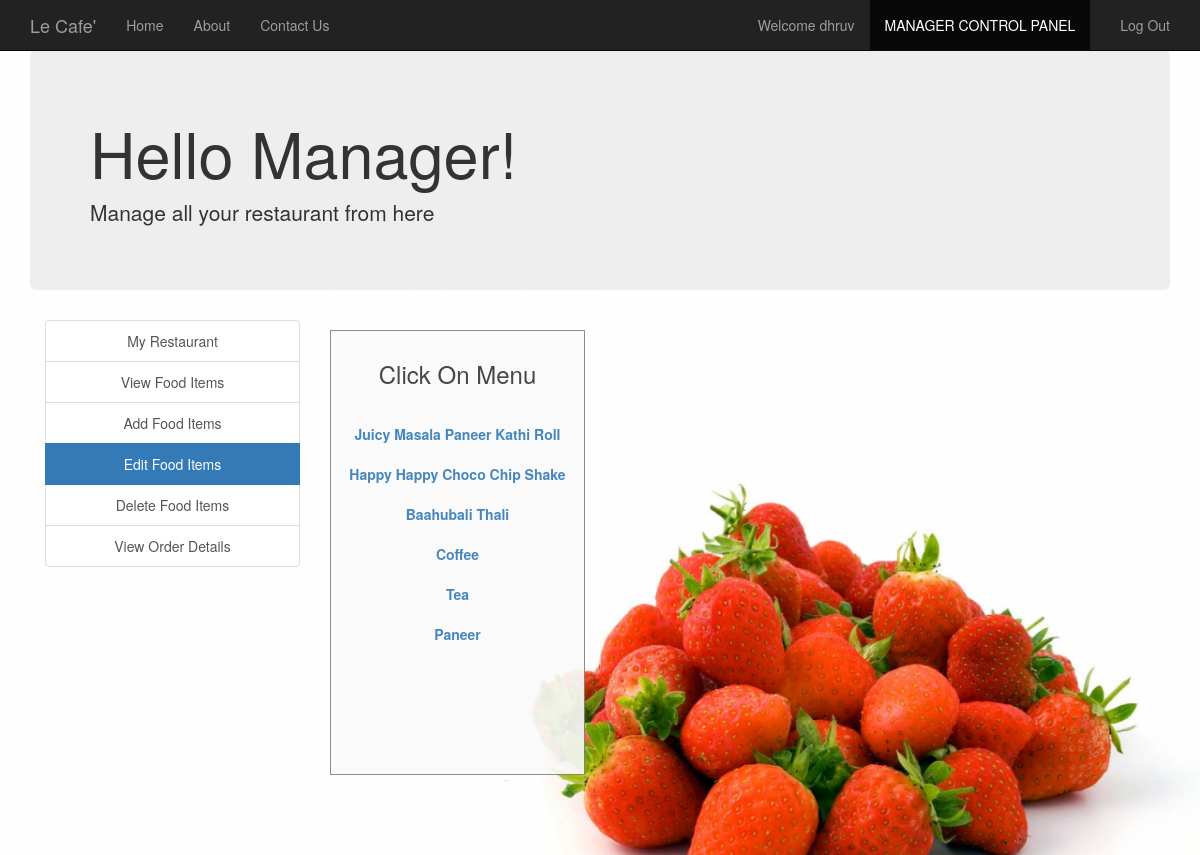
/edit_food_items.php (signed in), run on the app's committed database.
### tables this page shows
CREATE TABLE `manager` (
  `username` varchar(30) NOT NULL,
  `fullname` varchar(30) NOT NULL,
  `email` varchar(30) NOT NULL,
  `contact` varchar(30) NOT NULL,
  `address` varchar(50) NOT NULL,
  `password` varchar(30) NOT NULL
);

CREATE TABLE `food` (
  `F_ID` int(30) NOT NULL,
  `name` varchar(30) NOT NULL,
  `price` int(30) NOT NULL,
  `description` varchar(200) NOT NULL,
  `R_ID` int(30) NOT NULL,
  `images_path` varchar(200) NOT NULL,
  `options` varchar(10) NOT NULL DEFAULT 'ENABLE'
);

### session_m.php (called while the page is built, shortened)
<?php
$conn = Connect();
$user_check=$_SESSION['login_user1'];
$query = "SELECT username FROM MANAGER WHERE username = '$user_check'";
$ses_sql = mysqli_query($conn, $query);
$row = mysqli_fetch_assoc($ses_sql);
$login_session =$row['username'];
?>

### edit_food_items.php (the view, shortened to what this page needs)
<?php
include('session_m.php');
?>
<!DOCTYPE html>
<html>
  <head>
  </head>
  <link rel="stylesheet" type = "text/css" href ="css/edit_food_items.css">
  <link rel="stylesheet" type = "text/css" href ="css/bootstrap.min.css">
  <body>
    <nav class="navbar navbar-inverse navbar-fixed-top navigation-clean-search" role="navigation">
      <div class="container">
        <div class="navbar-header">
          <a class="navbar-brand" href="index.php">Le Cafe'</a>
        </div>
        <div class="collapse navbar-collapse " id="myNavbar">
          <ul class="nav navbar-nav">
            <li><a href="index.php">Home</a></li>
            <li><a href="aboutus.php">About</a></li>
            <li><a href="contactus.php">Contact Us</a></li>
          </ul>
          <ul class="nav navbar-nav navbar-right">
            <li><a href="#"><span class="glyphicon glyphicon-user"></span> Welcome <?php echo $login_session; ?> </a></li>
            <li class="active"> <a href="managerlogin.php">MANAGER CONTROL PANEL</a></li>
            <li><a href="logout_m.php"><span class="glyphicon glyphicon-log-out"></span> Log Out </a></li>
          </ul>
        </div>
      </div>
    </nav>
<div class="container">
    <div class="jumbotron">
     <h1>Hello Manager! </h1>
     <p>Manage all your restaurant from here</p>
    </div>
    </div>
<div class="container">
    	<div class="col-xs-3" style="text-align: center;">
    	<div class="list-group">
    		<a href="myrestaurant.php" class="list-group-item ">My Restaurant</a>
    		<a href="view_food_items.php" class="list-group-item ">View Food Items</a>
    		<a href="add_food_items.php" class="list-group-item ">Add Food Items</a>
    		<a href="edit_food_items.php" class="list-group-item active">Edit Food Items</a>
    		<a href="delete_food_items.php" class="list-group-item ">Delete Food Items</a>
        <a href="view_order_details.php" class="list-group-item ">View Order Details</a>
    	</div>
    </div>
<div class="col-xs-3">
  <div class="form-area" style="padding: 10px 10px 110px 10px; ">
    <div style="text-align: center;">
      <h3>Click On Menu <br><br></h3>
    </div>
    <?php
    $query = mysqli_query($conn, "SELECT * FROM food f WHERE f.R_ID IN (SELECT r.R_ID FROM RESTAURANTS r WHERE r.M_ID='$user_check') ORDER BY F_ID");
    while ($row = mysqli_fetch_array($query)) {
      ?>
      <div class="list-group" style="text-align: center;">
        <?php
      echo "<b><a href='edit_food_items.php?update= {$row['F_ID']}'>{$row['name']}</a></b>";
        ?>
      </div>
    <?php
    }
    ?>
  </div>
</div>
</div>
  </body>
<br>
</html>

### css/edit_food_items.css (style rules this page uses)
body,html { height: 100%; }
body { padding-top: 50px; background-image: url('headerimg2.jpg'); background-repeat: repeat; background-size: 100%; }
.form-area { background-color: #FAFAFA; padding: 10px 40px 60px; margin: 10px 0px 60px; border: 1px solid GREY; opacity:0.9; }

### data on the page
manager: username "dhruv"
food: name "Juicy Masala Paneer Kathi Roll"
food: name "Happy Happy Choco Chip Shake"
food: name "Baahubali Thali"
food: name "Coffee"
food: name "Tea"
food: name "Paneer"
